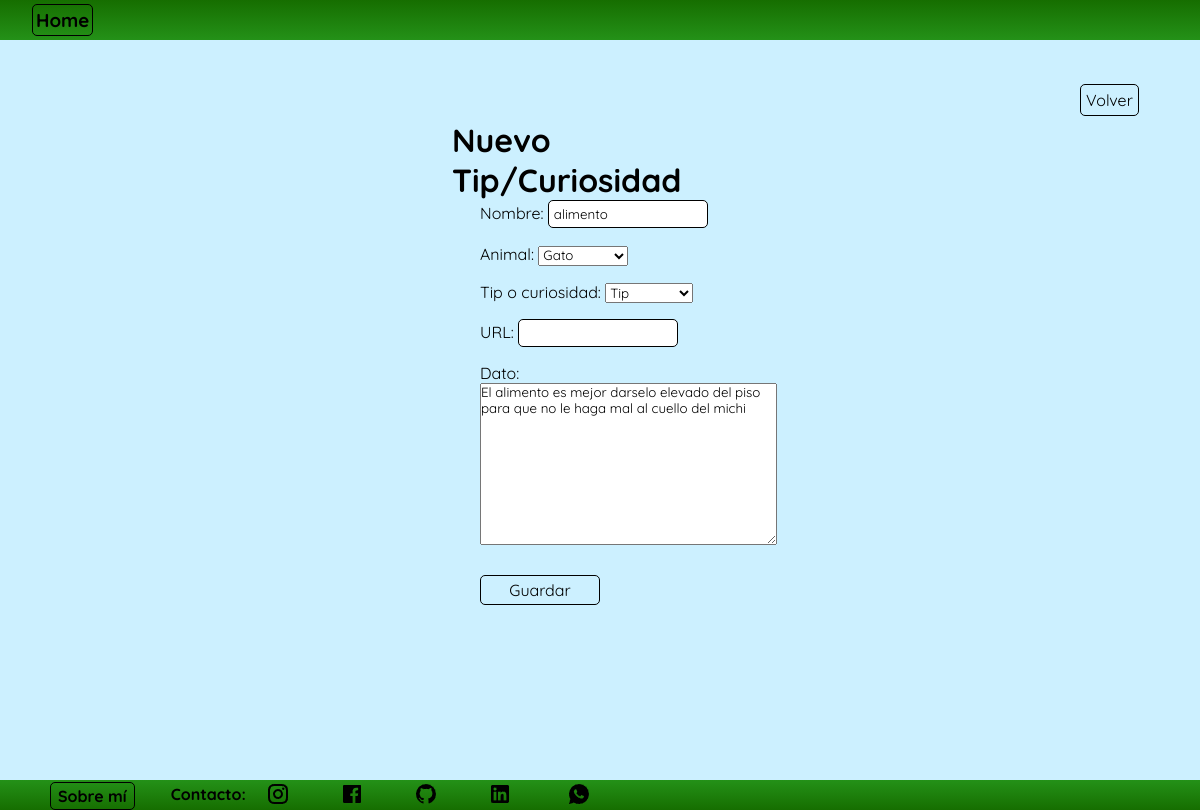
The app's page /comunidad/comunidad/tipcuriosidad/update/2 with its own data.
### comunidad/models.py (models this page shows, shortened)
class TipCuriosidad(models.Model):
    class TipoCuriosidad(models.TextChoices):
        TIP = 'tip', 'Tip'
        CURIOSIDAD = 'curiosidad', 'Curiosidad'
    nombre = models.CharField(max_length=100)
    animal = models.ForeignKey(TipoAnimal, on_delete=models.SET_NULL, null=True, blank=True)
    tip_o_curiosidad = models.CharField(max_length=10, choices=TipoCuriosidad.choices, verbose_name='Tip o curiosidad')
    url = models.CharField(max_length=250,null=True,blank=True, verbose_name='URL')
    dato = models.TextField(null=True,blank=True)
    class Meta:
        verbose_name = 'Tip o curiosidad'
        verbose_name_plural = 'Tips o curiosidades'

class TipoAnimal(models.Model):
    nombre = models.CharField(max_length=30)
    def __str__(self):
        return self.nombre
    class Meta:
        verbose_name = 'animal'
        verbose_name_plural = 'animales'

### comunidad/views.py (the view)
# urls.py: path('comunidad/tipcuriosidad/update/<int:pk>', TipCuriosidadUpdate.as_view(), name='tipcuriosidad_update'),
class TipCuriosidadUpdate(UpdateView, LoginRequiredMixin):
    model = TipCuriosidad
    form_class= TipCuriosidadForm
    success_url = reverse_lazy('comunidad:tipcuriosidad_list')

### comunidad/forms.py
class TipCuriosidadForm(forms.ModelForm):
    class Meta:
        model = TipCuriosidad
        fields = '__all__'

### comunidad/templates/comunidad/tipcuriosidad_form.html (shortened to what this page needs)
{% extends 'core/base.html' %}
{% block content %}
    <nav class="navbar">
        <div class="titulo">
            <h3><a href="{% url 'core:index' %}" class="link">Home</a></h3>
        </div>
    </nav>
    <main class="contenedor">
        <div class="titulo_registrar">
            <h1>Nuevo Tip/Curiosidad</h1>
        </div>
        <form method="post" class="formulario_control">
            {{ form }}
            <button type="submit" class="boton_control">Guardar</button>
        </form>
        <div class="volver_mascota_contenedor">
            <a href="{% url 'comunidad:tipcuriosidad_list' %}" class="volver_mascota">Volver</a>
        </div>
    </main>
{% endblock content %}

### core/static/css/style.css (style rules this page uses)
* { padding: 0; margin: 0; font-family: "Quicksand", sans-serif; }
.contenedor { display: grid; grid-template-columns: repeat(20, 5vw); grid-template-rows: repeat(18, 5vh); min-height: 92.54vh; background-color: rgb(204, 240, 255); width: 100vw; overflow: auto; }
.navbar { display: grid; grid-template-columns: repeat(20, 5vw); grid-template-rows: 40px; width: 100vw; background: linear-gradient(rgb(22, 110, 0), rgb(36, 145, 24)); align-items: center; }
.link { text-decoration: none; color: black; transition-duration: .3s; border: 1px solid black; border-radius: 5px; padding: 3px; }
.titulo { display: flex; gap: 2rem; align-items: center; margin-left: 2rem; }
.volver_mascota_contenedor { grid-column-start: 19; grid-row-start: 2; align-content: center; }
.volver_mascota { text-decoration: none; color: black; border: 1px solid black; border-radius: 5px; padding: 5px; transition-duration: .2s; }
.titulo_registrar { display: flex; grid-row-start: 3; grid-column-start: 8; grid-column-end: 13; color: rgb(0, 0, 0); margin-left: 2rem; }
.formulario_control { display: grid; gap: 1rem; grid-column-start: 9; grid-column-end: 12; grid-row-start: 5; }
.formulario_control input { border-radius: 5px; border: 1px solid black; padding: 5px; }
.boton_control { padding: 3px; background: none; border: 1px solid black; border-radius: 5px; margin-top: 10px; font: inherit; color: inherit; cursor: pointer; outline: none; transition-duration: .3s; width: 120px; height: 30px; transition-duration: .2s; }

### records on screen
TipCuriosidad: nombre "alimento", animal "Gato", tip_o_curiosidad "Tip", dato "El alimento es mejor darselo elevado del piso para que no le haga mal al cuello del michi"
